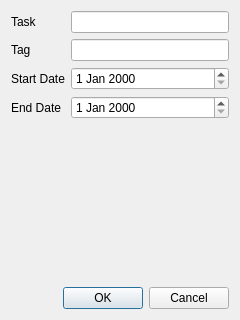
<?xml version="1.0" encoding="UTF-8"?>
<ui version="4.0">
 <class>DialogNewTask</class>
 <widget class="QDialog" name="DialogNewTask">
  <property name="geometry">
   <rect>
    <x>0</x>
    <y>0</y>
    <width>240</width>
    <height>320</height>
   </rect>
  </property>
  <property name="windowTitle">
   <string>New Task</string>
  </property>
  <layout class="QVBoxLayout" name="verticalLayout">
   <item>
    <layout class="QFormLayout" name="formLayout">
     <item row="0" column="0">
      <widget class="QLabel" name="label">
       <property name="text">
        <string>Task</string>
       </property>
      </widget>
     </item>
     <item row="1" column="0">
      <widget class="QLabel" name="label_2">
       <property name="text">
        <string>Tag</string>
       </property>
      </widget>
     </item>
     <item row="0" column="1">
      <widget class="QLineEdit" name="lineEdit_task"/>
     </item>
     <item row="1" column="1">
      <widget class="QLineEdit" name="lineEdit_tag"/>
     </item>
     <item row="2" column="0">
      <widget class="QLabel" name="label_3">
       <property name="text">
        <string>Start Date</string>
       </property>
      </widget>
     </item>
     <item row="3" column="0">
      <widget class="QLabel" name="label_4">
       <property name="text">
        <string>End Date</string>
       </property>
      </widget>
     </item>
     <item row="2" column="1">
      <widget class="QDateEdit" name="dateEdit_start"/>
     </item>
     <item row="3" column="1">
      <widget class="QDateEdit" name="dateEdit_end"/>
     </item>
    </layout>
   </item>
   <item>
    <widget class="QDialogButtonBox" name="buttonBox">
     <property name="orientation">
      <enum>Qt::Horizontal</enum>
     </property>
     <property name="standardButtons">
      <set>QDialogButtonBox::Cancel|QDialogButtonBox::Ok</set>
     </property>
    </widget>
   </item>
  </layout>
 </widget>
 <resources/>
 <connections>
  <connection>
   <sender>buttonBox</sender>
   <signal>accepted()</signal>
   <receiver>DialogNewTask</receiver>
   <slot>accept()</slot>
   <hints>
    <hint type="sourcelabel">
     <x>248</x>
     <y>254</y>
    </hint>
    <hint type="destinationlabel">
     <x>157</x>
     <y>274</y>
    </hint>
   </hints>
  </connection>
  <connection>
   <sender>buttonBox</sender>
   <signal>rejected()</signal>
   <receiver>DialogNewTask</receiver>
   <slot>reject()</slot>
   <hints>
    <hint type="sourcelabel">
     <x>316</x>
     <y>260</y>
    </hint>
    <hint type="destinationlabel">
     <x>286</x>
     <y>274</y>
    </hint>
   </hints>
  </connection>
 </connections>
</ui>
